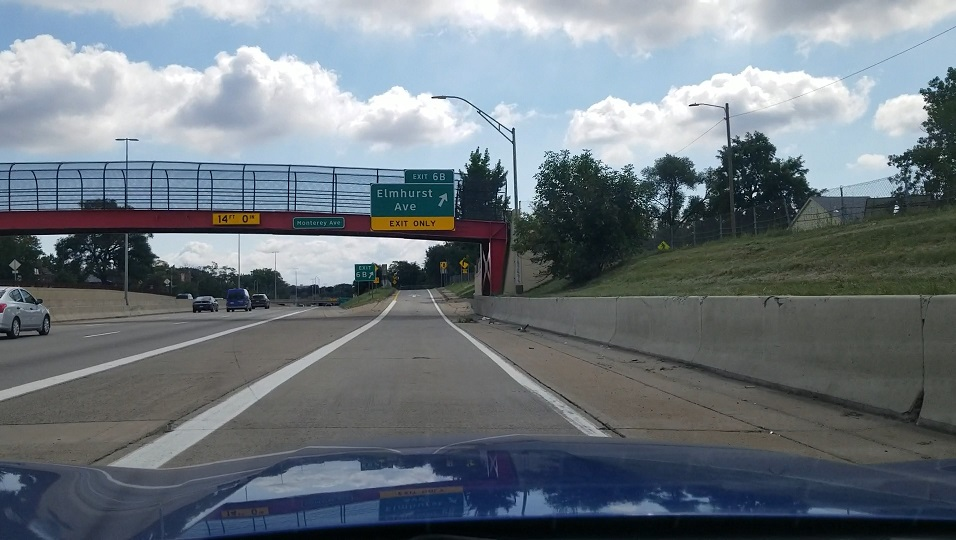
#> input picture lane_lines_hough/new_test_image_3.jpg, 956 x 540 px
$ jupyter execute lane_lines_hough.ipynb
#> lines starting #> are read from the running program, lines starting #| are printed output that depends on the picture; after the words box and inside, x2 and y2 are one past the last pixel; in counts of white or black regions, pixels touching at a corner belong together
# Detecting Lane Lines with the Hough Transform

This notebook puts the lane detection steps together into one pipeline on a photo from a highway:
1. Find the **vanishing point** of the lane lines and build the region of interest from it.
2. Keep only the edges inside the region of interest.
3. Find line **segments** with the probabilistic Hough transform, `cv2.HoughLinesP`.
4. **Average** the segments on each side into one line per lane, and extend each line to the edges of the region of interest.
5. Draw the lanes on the photo.
6. Save all results to `output/`.

The vanishing point replaces the fixed polygon of the course project. The region then adapts to the camera position in each image, instead of having to be redrawn by hand. The method is explained in [Region of Interest Selection](../region_of_interest_selection/region_of_interest_selection.ipynb).

## 1. Imports

- `cv2` (OpenCV): image I/O, edges, Hough transform, polygons and drawing
- `matplotlib`: displaying images
- `numpy`: fitting lines and array operations
- `pathlib`: file paths that work on any OS

[cell 1]
from pathlib import Path

import cv2
import matplotlib.pyplot as plt
import numpy as np

plt.rcParams["figure.dpi"] = 80  # keeps the saved notebook small

## 2. Configuration

- `INPUT_PATH`: the highway photo.
- `SEARCH_TOP_FRACTION`, `SEARCH_BOTTOM_FRACTION`: the rows of the image, as fractions of its height, where lane segments are searched for to find the vanishing point. The bottom limit stops above the car's bonnet, which otherwise produces false lines.
- `CANNY_THRESHOLDS`, `BLUR_KSIZE`: edge detection settings.
- `HOUGH_SEARCH`: the probabilistic Hough settings for finding the vanishing point.
- `MIN_SLOPE`: segments flatter than this are not lane markings.
- `ROI_BOTTOM_FRACTION`: the bottom of the region of interest, for the same reason as the search area.
- `TOP_MARGIN`: the region of interest stops this many pixels below the vanishing point.
- `HOUGH_LANE`: the probabilistic Hough settings for the lane segments inside the region of interest. The minimum length is 60 pixels, below the 100 pixels of the course project. The region is smaller than the course's fixed polygon, and with 100 pixels only one segment remained on the left lane. With 60 pixels, each side is fitted from four segments.
- All results are saved to `OUTPUT_DIR`.

[cell 2]
INPUT_PATH = Path("new_test_image_3.jpg")
OUTPUT_DIR = Path("output")

BLUR_KSIZE = 5
CANNY_THRESHOLDS = (50, 150)

SEARCH_TOP_FRACTION = 0.55
SEARCH_BOTTOM_FRACTION = 0.8
HOUGH_SEARCH = dict(threshold=40, min_length=40, max_gap=150)
MIN_SLOPE = 0.4

ROI_BOTTOM_FRACTION = 0.8
TOP_MARGIN = 15

HOUGH_LANE = dict(rho=2, theta=np.pi / 180, threshold=40, min_length=60, max_gap=50)

## 3. Helper functions

- `load_image` wraps `cv2.imread`, which returns `None` on failure instead of raising an error.
- `show_images` shows several images side by side. Colour images are converted from BGR to RGB before display.
- `roi_mask` and `draw_polygon` create and show a polygon region.
- `find_segments` finds line segments in an edge image and sorts them into the left and right lanes by slope.
- `fit_x_of_y` fits one line $x = k\,y + c$ through the endpoints of a set of segments.
- `vanishing_point` intersects the two fitted lines.
- `roi_from_vanishing_point` builds the trapezoid from the vanishing point down to the bottom of the search area.
- `extend_line` returns the fitted line between two rows, so that a lane can be drawn across the region of interest.
- `save_image` writes an image and checks the result.

[cell 3]
def load_image(path: Path) -> np.ndarray:
    """Load a colour image with OpenCV (BGR order) and raise a clear error if it fails."""
    image = cv2.imread(str(path), cv2.IMREAD_COLOR)
#> image is the input picture: shape (540, 956, 3); mean B, G, R 126.7, 119.5, 110.3
    if image is None:
        raise FileNotFoundError(f"Could not read image: {path.resolve()}")
    return image


def show_images(images: dict[str, np.ndarray], cols: int | None = None, size: float = 5.0) -> None:
    """Show several images side by side. Colour images are converted from BGR to RGB for matplotlib."""
    cols = cols or len(images)
    rows = -(-len(images) // cols)  # ceiling division
    fig, axes = plt.subplots(rows, cols, figsize=(size * cols, size * rows * 0.75),
                             squeeze=False, layout="constrained")
    for ax in axes.ravel():
        ax.axis("off")
    for ax, (title, img) in zip(axes.ravel(), images.items()):
        if img.ndim == 2:
            ax.imshow(img, cmap="gray", vmin=0, vmax=255)
        else:
            ax.imshow(cv2.cvtColor(img, cv2.COLOR_BGR2RGB))
        ax.set_title(title)
    plt.show()


def roi_mask(shape: tuple[int, ...], polygon: np.ndarray) -> np.ndarray:
    """Single-channel mask: 255 inside the polygon, 0 outside."""
    mask = np.zeros(shape[:2], dtype=np.uint8)
    return cv2.fillPoly(mask, polygon, 255)


def draw_polygon(img: np.ndarray, polygon: np.ndarray) -> np.ndarray:
    """Return a copy of the image with the polygon outline drawn in red."""
    out = img.copy()
    cv2.polylines(out, polygon, isClosed=True, color=(0, 0, 255), thickness=3)
    return out


def find_segments(edges: np.ndarray) -> tuple[list, list]:
    """Probabilistic Hough segments split into (left, right) lane candidates by slope."""
    segments = cv2.HoughLinesP(edges, 1, np.pi / 180, **{
        "threshold": HOUGH_SEARCH["threshold"],
        "minLineLength": HOUGH_SEARCH["min_length"],
        "maxLineGap": HOUGH_SEARCH["max_gap"],
    })
    left, right = [], []
    if segments is None:
        return left, right
    for x1, y1, x2, y2 in segments.reshape(-1, 4):
        if x2 == x1:
            continue  # exactly vertical: no slope to compare
        slope = (y2 - y1) / (x2 - x1)
        if abs(slope) < MIN_SLOPE:
            continue
        (left if slope < 0 else right).append((int(x1), int(y1), int(x2), int(y2)))
    return left, right


def fit_x_of_y(segments: list) -> tuple[float, float]:
    """Least-squares line x = k * y + c through all the endpoints of the segments."""
    pts = np.array([(x, y) for x1, y1, x2, y2 in segments for x, y in ((x1, y1), (x2, y2))], dtype=float)
    A = np.column_stack([pts[:, 1], np.ones(len(pts))])
    k, c = np.linalg.lstsq(A, pts[:, 0], rcond=None)[0]
    return k, c


def vanishing_point(left_fit: tuple[float, float], right_fit: tuple[float, float], height: int):
    """Intersection of the two fitted lines, or None if they are parallel or meet outside the image."""
    kl, cl = left_fit
    kr, cr = right_fit
    if abs(kl - kr) < 1e-6:
        return None
    y = (cr - cl) / (kl - kr)
    x = kl * y + cl
    if not (0 < y < height):
        return None
    return x, y


def roi_from_vanishing_point(left_fit, right_fit, vp_y: float, bottom: int, width: int) -> np.ndarray:
    """Trapezoid from the bottom row up to just below the vanishing point, clipped to the image."""
    top = int(vp_y) + TOP_MARGIN
    x_left = lambda y: left_fit[0] * y + left_fit[1]
    x_right = lambda y: right_fit[0] * y + right_fit[1]
    corners = [(x_left(bottom), bottom), (x_left(top), top), (x_right(top), top), (x_right(bottom), bottom)]
    clipped = [(int(np.clip(x, 0, width - 1)), int(np.clip(y, 0, bottom))) for x, y in corners]
    return np.array([clipped], dtype=np.int32)


def extend_line(fit: tuple[float, float], y_top: int, y_bottom: int) -> tuple[tuple[int, int], tuple[int, int]]:
    """Endpoints of a fitted line between two rows, as ((x, y), (x, y))."""
    k, c = fit
    y_bottom, y_top = int(y_bottom), int(y_top)
    return (int(k * y_bottom + c), y_bottom), (int(k * y_top + c), y_top)


def save_image(path: Path, image: np.ndarray) -> None:
    """Save a BGR or single-channel image with OpenCV, raising an error if it fails."""
    path.parent.mkdir(parents=True, exist_ok=True)
    if not cv2.imwrite(str(path), image):
        raise OSError(f"Could not write image: {path.resolve()}")
    print(f"Saved {path}")

## 4. Load the image and find the edges

The image is converted to grayscale, blurred to suppress small texture, and the Canny edges are computed. `cv2.imread` returns the colours in BGR order, and the helper functions convert them to RGB before display.

[cell 4]
image = load_image(INPUT_PATH)
height, width = image.shape[:2]
gray = cv2.cvtColor(image, cv2.COLOR_BGR2GRAY)
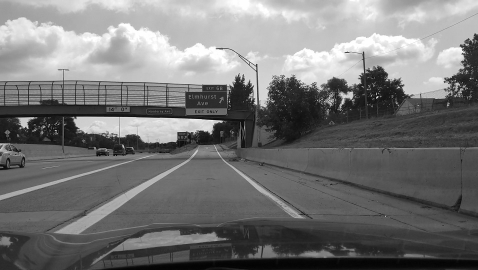
#> gray: shape (540, 956) (shown at 1/2 size); min 0, max 255, mean 117.5
blurred = cv2.GaussianBlur(gray, (BLUR_KSIZE, BLUR_KSIZE), 0)
edges = cv2.Canny(blurred, *CANNY_THRESHOLDS)
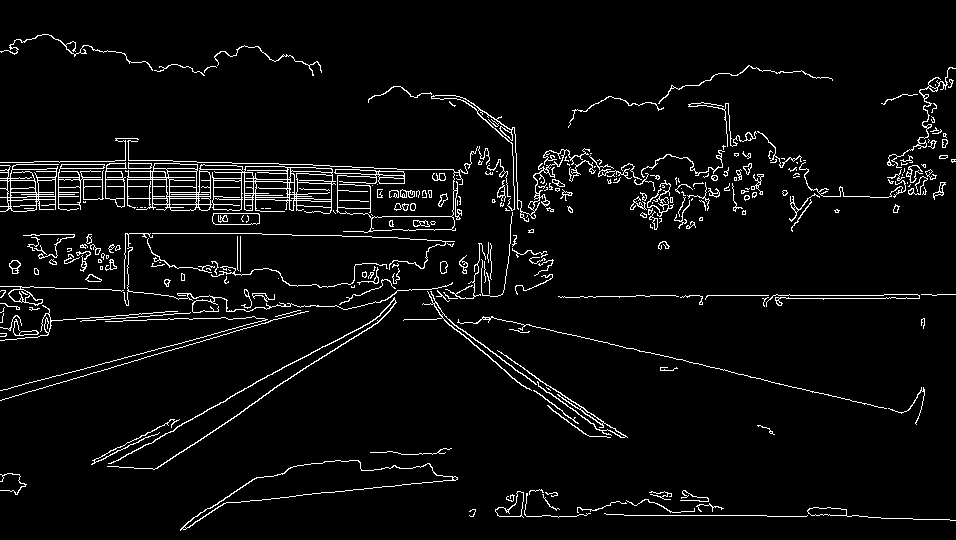
#> edges: shape (540, 956); 4.5% white in thin lines or dots

print(f"Image size (height, width): {height}, {width}")
#| Image size (height, width): 540, 956
show_images({"Original": image, "Canny edges": edges}, cols=2)
#> in show_images, `cols = cols or len(images)`: cols = 2
#> in show_images, `rows = -(-len(images) // cols)`: rows = 1
#> the loop in show_images, `for ax in axes.ravel():` made 2 passes
#> the loop in show_images, `for ax, (title, img) in zip(axes.ravel(), images.items()):` made 2 passes
#> title on passes 1 to 2: 'Original', 'Canny edges'
#> in show_images, `plt.show()`:
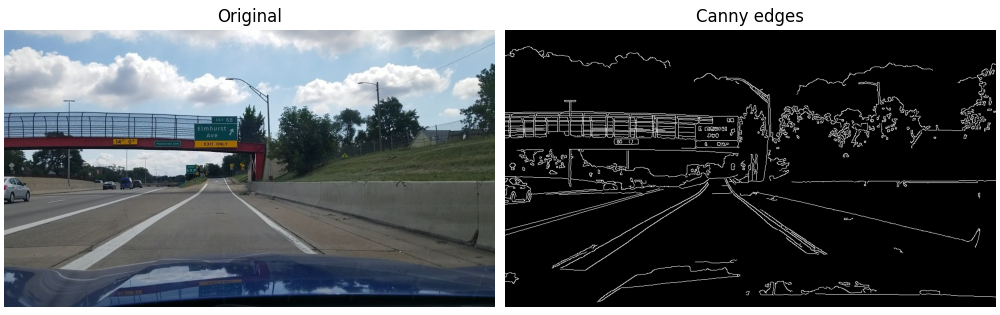
#> figure drawn by matplotlib, 2 panels

## 5. Find the vanishing point

The lane segments are searched for in a band of the image above the car's bonnet. The segments are split by slope and fitted, and the two fitted lines meet at the vanishing point.

[cell 5]
top_row = int(height * SEARCH_TOP_FRACTION)
bottom_row = int(height * SEARCH_BOTTOM_FRACTION)
search_polygon = np.array([[(0, bottom_row), (int(width * 0.31), top_row),
                            (int(width * 0.69), top_row), (width, bottom_row)]], dtype=np.int32)

search_edges = cv2.bitwise_and(edges, roi_mask(gray.shape, search_polygon))
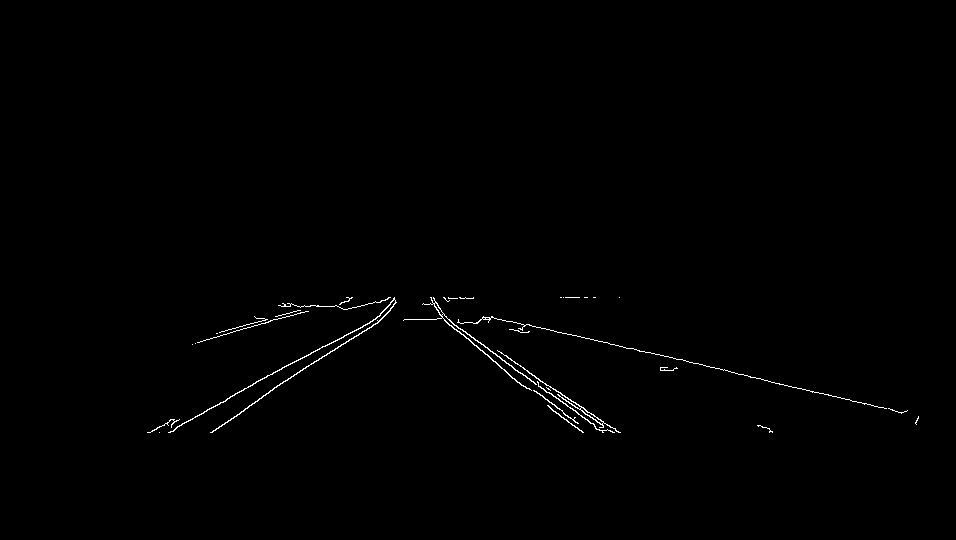
#> search_edges: shape (540, 956); 0.53% white in thin lines or dots, all inside (x1, y1, x2, y2) = (147, 297, 919, 433)
left_search, right_search = find_segments(search_edges)
#> in find_segments, `segments = cv2.HoughLinesP(edges, 1, np.pi / 180, **{ "threshold": HOU..`: segments = 23 rows, first 6: [433, 303, 903, 412], [427, 304, 603, 432], [168, 432, 392, 307], [274, 387, 379, 321], [426, 304, 561, 417], [432, 301, 612, 432]
#> the loop in find_segments, `for x1, y1, x2, y2 in segments.reshape(-1, 4):` made 23 passes
#> (x1, y1, x2, y2, slope) on passes 1 to 8: (433, 303, 903, 412, 0.232), (427, 304, 603, 432, 0.727), (168, 432, 392, 307, -0.558), (274, 387, 379, 321, -0.629), (426, 304, 561, 417, 0.837), (432, 301, 612, 432, 0.728), (432, 302, 905, 411, 0.23), (197, 342, 352, 297, -0.29)
#> left_search = [(168, 432, 392, 307), (274, 387, 379, 321), (182, 423, 393, 306), (169, 432, 389, 310), (211, 432, 395, 303), (221, 426, 390, 308)]; right_search = [(427, 304, 603, 432), (426, 304, 561, 417), (432, 301, 612, 432), (425, 304, 602, 432), (434, 304, 608, 430), (438, 318, 578, 423), (428, 304, 601, 430), (508, 374, 582, 432), (440, 309, 601, 421)]
print(f"Search: {len(left_search)} left and {len(right_search)} right segments")
#| Search: 6 left and 9 right segments

left_fit = fit_x_of_y(left_search)
#> in fit_x_of_y, `pts = np.array([(x, y) for x1, y1, x2, y2 in segments for x, y in ((x1..`: pts = [[168, 432], [392, 307], [274, 387], [379, 321], [182, 423], [393, 306], [169, 432], [389, 310], [211, 432], [395, 303], [221, 426], [390, 308]]
#> in fit_x_of_y, `A = np.column_stack([pts[:, 1], np.ones(len(pts))])`: A = [[432, 1], [307, 1], [387, 1], [321, 1], [423, 1], [306, 1], [432, 1], [310, 1], [432, 1], [303, 1], [426, 1], [308, 1]]
#> in fit_x_of_y, `k, c = np.linalg.lstsq(A, pts[:, 0], rcond=None)[0]`: k = -1.65; c = 901.3
#> left_fit = (-1.65, 901.3)
right_fit = fit_x_of_y(right_search)
#> in fit_x_of_y (call 2), `pts = np.array([(x, y) for x1, y1, x2, y2 in segments for x, y in ((x1..`: pts = 18 rows, first 8: [427, 304], [603, 432], [426, 304], [561, 417], [432, 301], [612, 432], [425, 304], [602, 432]
#> in fit_x_of_y (call 2), `A = np.column_stack([pts[:, 1], np.ones(len(pts))])`: A = 18 rows, first 8: [304, 1], [432, 1], [304, 1], [417, 1], [301, 1], [432, 1], [304, 1], [432, 1]
#> right_fit = (1.34, 20.6)
vp = vanishing_point(left_fit, right_fit, height)
#> in vanishing_point, `kl, cl = left_fit`: kl = -1.65; cl = 901.3
#> in vanishing_point, `kr, cr = right_fit`: kr = 1.34; cr = 20.6
#> in vanishing_point, `y = (cr - cl) / (kl - kr)`: y = 294.3
#> in vanishing_point, `x = kl * y + cl`: x = 414.8
#> vp = (414.8, 294.3)
print(f"Vanishing point: x = {vp[0]:.0f}, y = {vp[1]:.0f}" if vp else "No valid vanishing point")
#| Vanishing point: x = 415, y = 294

view = image.copy()
for x1, y1, x2, y2 in left_search + right_search:
    cv2.line(view, (x1, y1), (x2, y2), (0, 255, 0), 3)
#> this loop made 15 passes
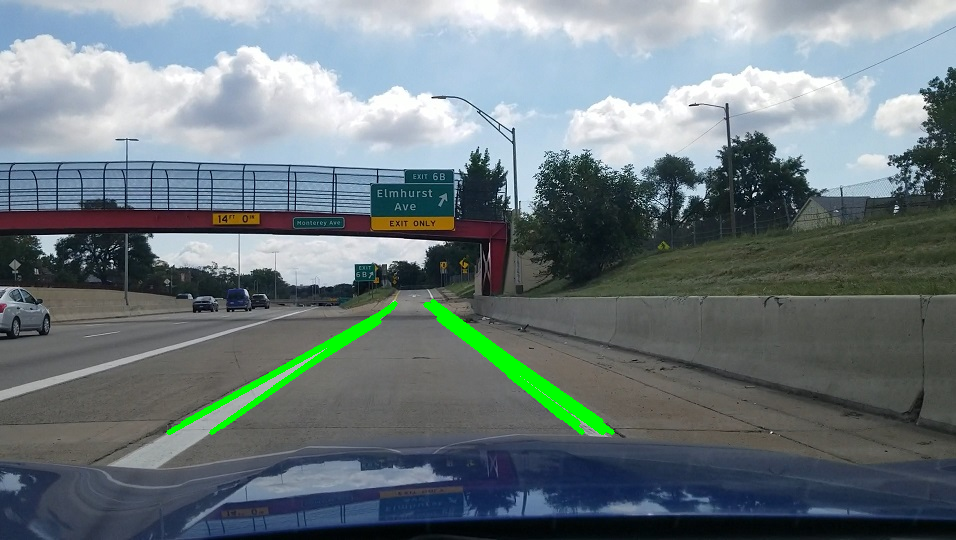
#> view: shape (540, 956, 3); 1.35% of pixels changed, all inside (x1, y1, x2, y2) = (166, 299, 615, 435)
if vp is not None:
    cv2.circle(view, (int(vp[0]), int(vp[1])), 8, (255, 0, 255), thickness=-1)
#> view: shape (540, 956, 3); 0.04% of pixels changed, all inside (x1, y1, x2, y2) = (406, 286, 423, 303)
show_images({"Search segments (green) and vanishing point (magenta)": view})
#> the loop in show_images (call 2), `for ax in axes.ravel():` made 1 pass
#> the loop in show_images (call 2), `for ax, (title, img) in zip(axes.ravel(), images.items()):` made 1 pass

## 6. Build the region of interest

The region of interest is a trapezoid from the vanishing point down to `ROI_BOTTOM_FRACTION` of the image height. The bottom of the trapezoid is above the car's bonnet, so the bonnet does not enter the mask.

If the vanishing point cannot be found, this notebook stops, because the region of interest has to come from the lanes.

[cell 6]
if vp is None:
    raise RuntimeError("No vanishing point found; the lane lines were not detected on both sides.")

roi_bottom = int(height * ROI_BOTTOM_FRACTION)
roi = roi_from_vanishing_point(left_fit, right_fit, vp[1], roi_bottom, width)
#> in roi_from_vanishing_point, `top = int(vp_y) + TOP_MARGIN`: top = 309
#> in roi_from_vanishing_point, `corners = [(x_left(bottom), bottom), (x_left(top), top), (x_right(top)..`: corners = [(187.1, 432), (390.5, 309), (434.5, 309), (599.2, 432)]
#> in roi_from_vanishing_point, `clipped = [(int(np.clip(x, 0, width - 1)), int(np.clip(y, 0, bottom)))..`: clipped = [(187, 432), (390, 309), (434, 309), (599, 432)]
#> roi = [[187, 432], [390, 309], [434, 309], [599, 432]]
print("ROI corners (bottom-left, top-left, top-right, bottom-right):", roi[0].tolist())
#| ROI corners (bottom-left, top-left, top-right, bottom-right): [[187, 432], [390, 309], [434, 309], [599, 432]]

show_images({"Region of interest": draw_polygon(image, roi)})
#> in draw_polygon, `cv2.polylines(out, polygon, isClosed=True, color=(0, 0, 255), thicknes..`:
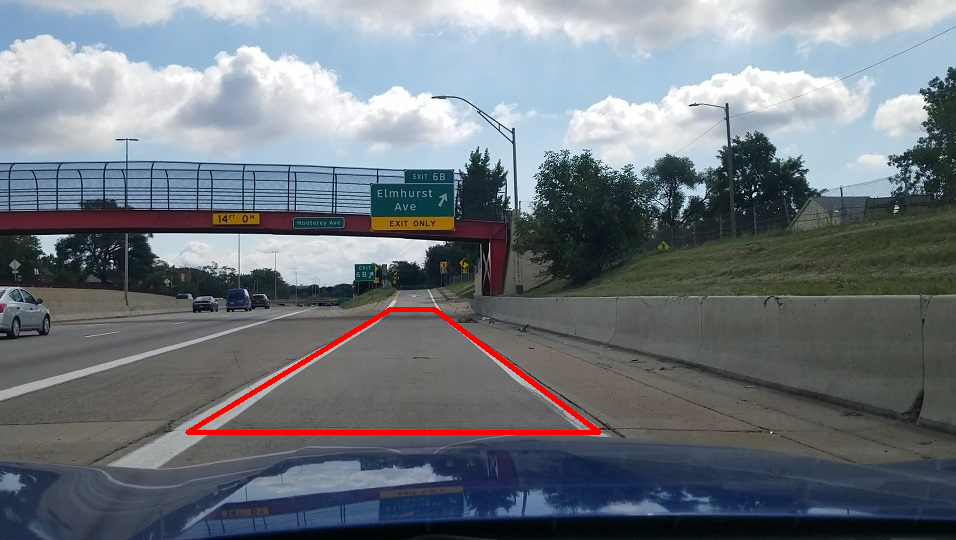
#> out: shape (540, 956, 3); 0.87% of pixels changed, all inside (x1, y1, x2, y2) = (185, 307, 602, 435)

## 7. Detect the lane segments inside the region of interest

The edges are masked with the region of interest, and the probabilistic Hough transform finds the segments inside it. These are the segments that are averaged in the next step.

[cell 7]
roi_edges = cv2.bitwise_and(edges, roi_mask(gray.shape, roi))
#> call 2 of roi_mask, with shape = (540, 956), polygon = array of shape (1, 4, 2)
#> in roi_mask (call 2), `return cv2.fillPoly(mask, polygon, 255)`:
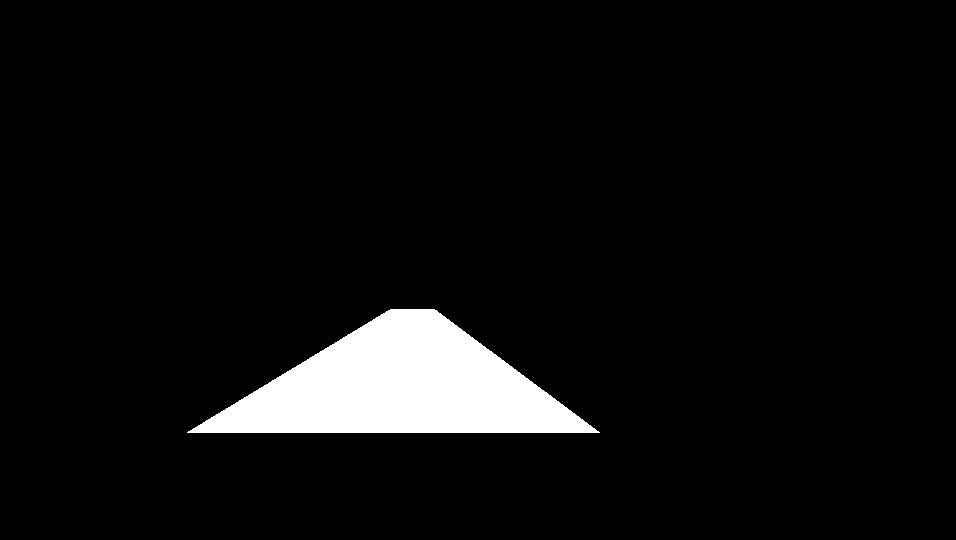
#> returned value: shape (540, 956); 5.5% white; 1 white region, box (x1, y1, x2, y2) and area: (187, 309, 600, 433) 28457
#> roi_edges: shape (540, 956); 0.15% white in thin lines or dots, all inside (x1, y1, x2, y2) = (210, 309, 584, 433)
segments = cv2.HoughLinesP(roi_edges, HOUGH_LANE["rho"], HOUGH_LANE["theta"], HOUGH_LANE["threshold"],
                           np.array([]), minLineLength=HOUGH_LANE["min_length"],
                           maxLineGap=HOUGH_LANE["max_gap"])
#> segments = [[318, 360, 385, 315], [500, 367, 568, 422], [313, 363, 390, 309], [439, 318, 578, 423], [212, 432, 378, 316], [439, 314, 546, 392], [211, 432, 291, 376], [440, 318, 575, 427], [374, 319, 448, 319]]
#> (the rest of the program and of its run is left out)
